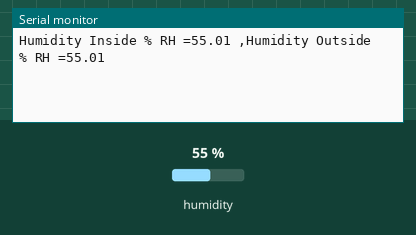
Recording of a sketch running on a simulated ESP32. Parts: the last lines printed to the serial monitor. Wiring (inferred from the names in the program): HTU21/Si7021 sensor at I2C address 0x40. The inputs (shaded band) are chosen by the test bench; at power-on: humidity 55 %.

Above: at 1.2 s.
1.3 s: humidity set to 22 %
At 1.9 s:
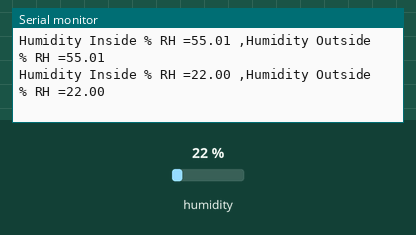
2.8 s: humidity set to 40 %
At 4.8 s:
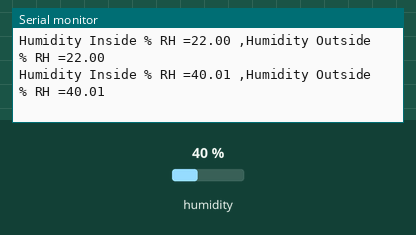
Timing chart, 0 to 6.3 s (numbered marks = the images above; inputs shaded):
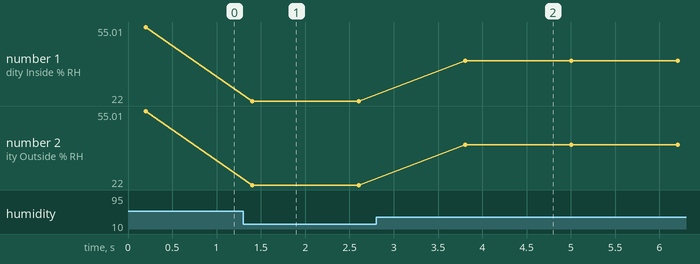

Measured:
- after the input at 1.3 s, the serial monitor: prints a new line after 0.10 s (image 1)
- after the input at 2.8 s, the serial monitor: prints a new line after 1.0 s (image 2)
- plotted number 1: 55.01 → 22 after the input at 1.3 s, 22 → 40.01 after the input at 2.8 s
- plotted number 2: 55.01 → 22 after the input at 1.3 s, 22 → 40.01 after the input at 2.8 s

The sketch:

Humidity_Sensing.ino
```cpp
#include <Wire.h>

#define si7021 0x40

double Humidity_In = 0.00;
double Humidity_Out = 0.00;
double Temp_In = 0.00;
double Temp_Out = 0.00;

const int MeasureHumid = 0xE5;
const int MeasureTemp = 0xE3;

bool WireEnd() {
  unsigned char err;
  err = Wire.endTransmission();
  if( err ) {
    Serial.print("Error: ");
    Serial.println(err);
  }
  return err;
}

double GetHumid(int SDA_Pin, int SLC_pin) {
  unsigned int data[2];
  Wire.begin(SDA_Pin,SLC_pin,10000);
  Wire.beginTransmission(si7021);
    Wire.write(0xF5);
  WireEnd();
  delay(100);
  Wire.requestFrom(si7021, 2);
  if(Wire.available() == 2)
  {
    data[0] = Wire.read();
    data[1] = Wire.read();
  }
  unsigned int temp = ((data[0] << 8) + data[1]);
  float humidity = ((125.0 * temp) / 65536.0) - 6;
  return humidity;
}

void setup() {
  Serial.begin(115200);
}


void loop() {

  Humidity_In = GetHumid(21, 22);
  Humidity_Out = GetHumid(26, 27);

  Serial.print("Humidity Inside % RH =" + String(Humidity_In ));
  Serial.println(" ,Humidity Outside % RH =" + String(Humidity_Out ));
  delay(1000);
}
```
